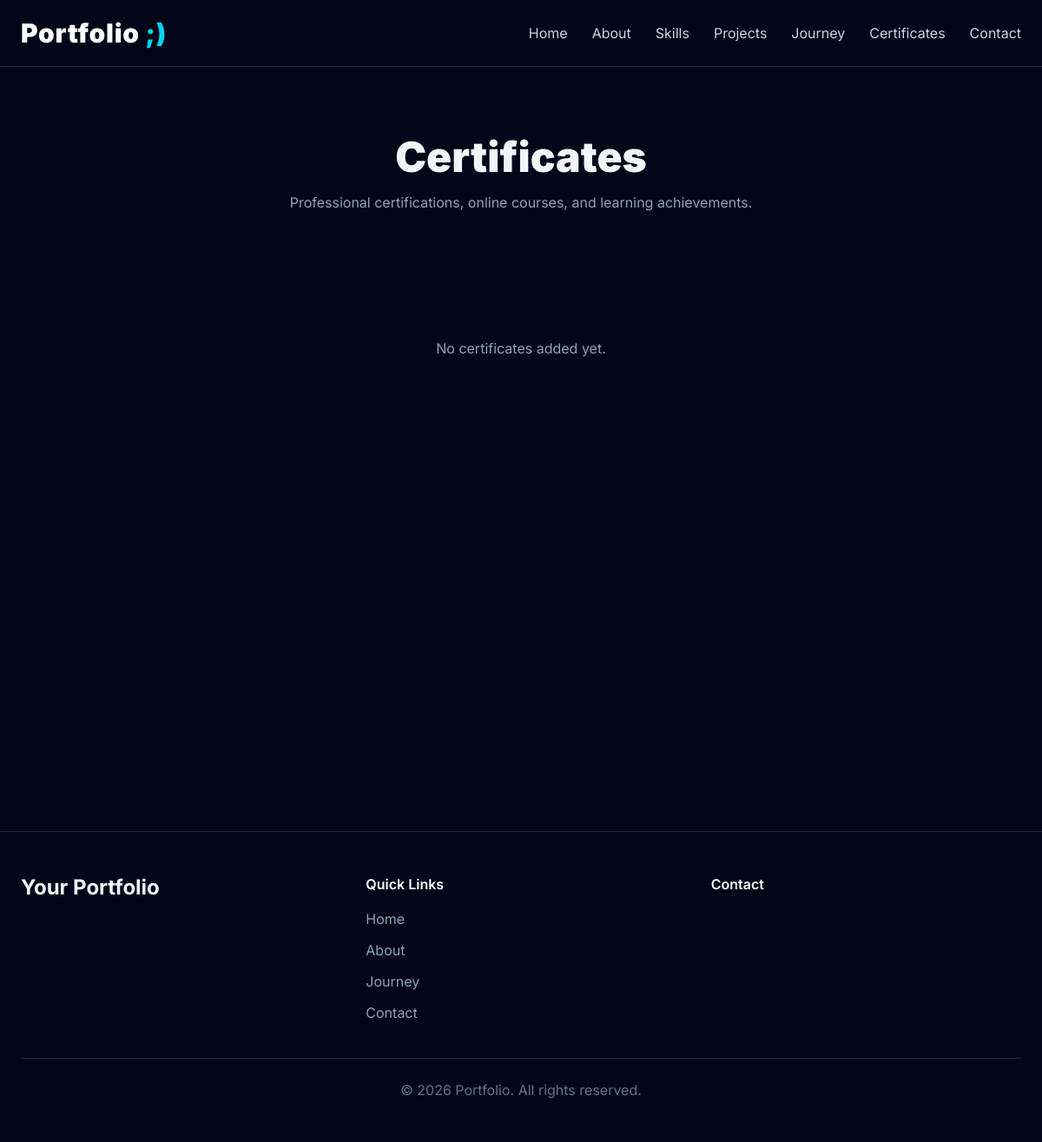
The page /certificates/ on the database as committed earlier.
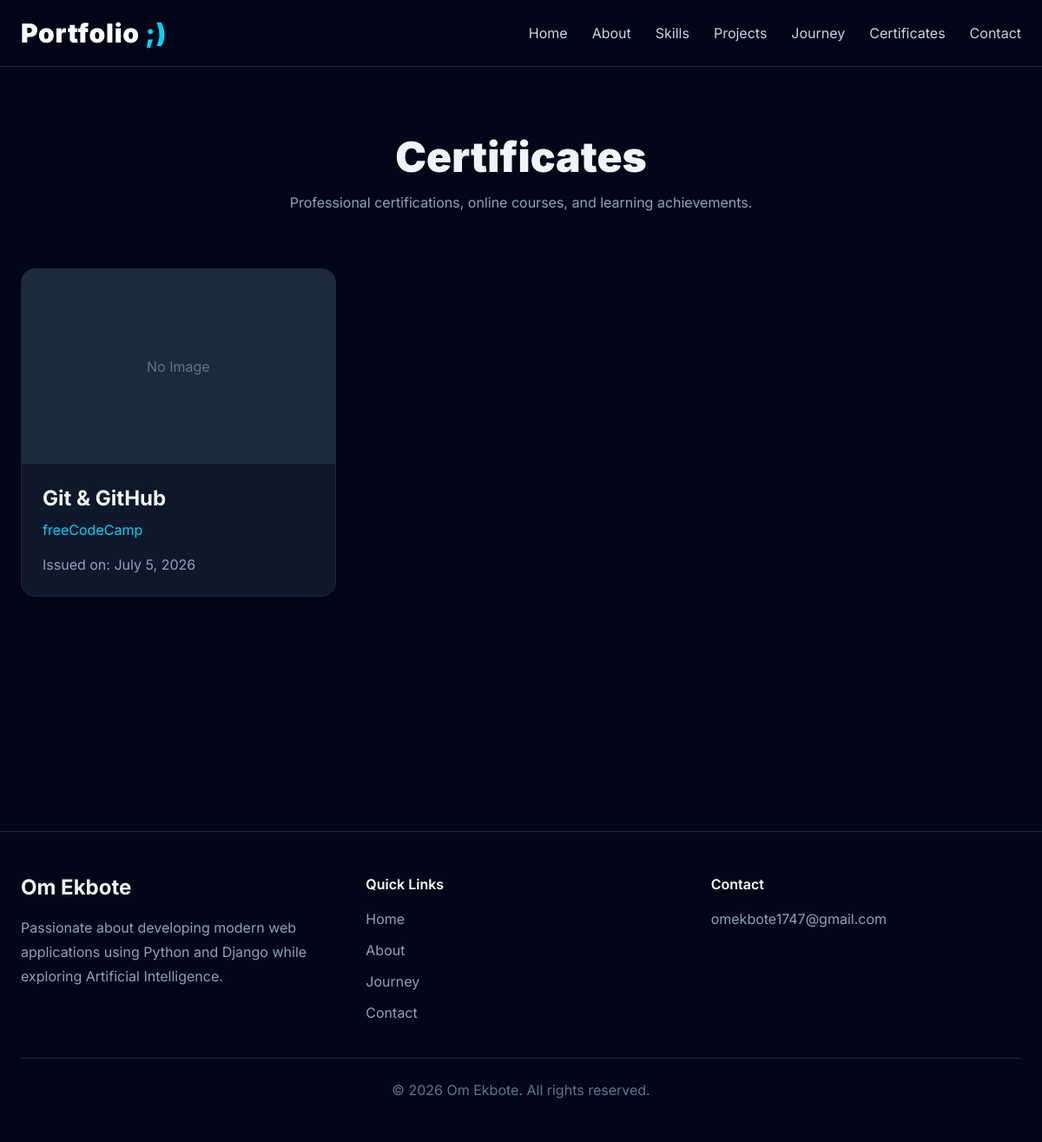
The same page on the database as committed later.
### website/models.py (models this page shows, shortened)
class Certificate(models.Model):
    title = models.CharField(
        max_length=200
    )
    organization = models.CharField(
        max_length=150
    )
    issue_date = models.DateField()
    certificate_image = models.ImageField(
        upload_to="certificates/",
        blank=True,
        null=True
    )
    credential_url = models.URLField(
        blank=True
    )
    display_order = models.PositiveIntegerField(
        default=1
    )
    class Meta:
        ordering = [
            "display_order",
            "-issue_date"
        ]

class Profile(models.Model):
    full_name = models.CharField(max_length=100)
    title = models.CharField(max_length=150)
    short_bio = models.TextField()
    profile_image = models.ImageField(
        upload_to="profile/",
        blank=True,
        null=True
    )
    resume = models.FileField(
        upload_to="resume/",
        blank=True,
        null=True
    )
    email = models.EmailField()
    phone = models.CharField(
        max_length=20,
        blank=True
    )
    location = models.CharField(
        max_length=100,
        blank=True
    )
    github = models.URLField(
        blank=True
    )
    linkedin = models.URLField(
        blank=True
    )
    instagram = models.URLField(
        blank=True
    )
    about = models.TextField(
        blank=True,
        help_text="Detailed About Me section."
    )
    is_active = models.BooleanField(default=True)
    class Meta:
        verbose_name = "Profile"
        verbose_name_plural = "Profile"

### website/views.py (the view)
# urls.py: path("certificates/", views.certificates, name="certificates"),
def certificates(request):
    certificates = Certificate.objects.all()
    return render(
        request,
        "certificates.html",
        {
            "certificates": certificates
        }
    )

### website/context_processors.py (called while the page is built)
def profile_context(request):
    profile = Profile.objects.filter(
        is_active=True
    ).first()
    return {
        "profile": profile,
        "project_count": Project.objects.count(),
        "skill_count": Skill.objects.count(),
        "certificate_count": Certificate.objects.count(),
    }

### templates/certificates.html (shortened to what this page needs)
{% extends "base.html" %}
{% block content %}
<section class="bg-slate-950 min-h-screen py-20">
    <div class="max-w-7xl mx-auto px-6">
        <div class="text-center">
            <h1 class="text-5xl font-black">
                Certificates
            </h1>
            <p class="mt-4 text-slate-400">
                Professional certifications, online courses, and learning achievements.
            </p>
        </div>
        <div class="grid md:grid-cols-2 lg:grid-cols-3 gap-8 mt-16">
            {% for certificate in certificates %}
            <div
                class="bg-slate-900 border border-slate-800 rounded-2xl overflow-hidden shadow-lg hover:border-cyan-400 transition duration-300">
                {% if certificate.certificate_image %}
                <img
                    src="{{ certificate.certificate_image.url }}"
                    alt="{{ certificate.title }}"
                    class="w-full h-56 object-cover">
                {% else %}
                <div
                    class="w-full h-56 bg-slate-800 flex items-center justify-center text-slate-500">
                    No Image
                </div>
                {% endif %}
                <div class="p-6">
                    <h2
                        class="text-2xl font-bold">
                        {{ certificate.title }}
                    </h2>
                    <p
                        class="mt-2 text-cyan-400">
                        {{ certificate.organization }}
                    </p>
                    <p
                        class="mt-4 text-slate-400">
                        Issued on:
                        {{ certificate.issue_date }}
                    </p>
                </div>
            </div>
            {% empty %}
            <div class="col-span-full text-center text-slate-400 py-20">
                No certificates added yet.
            </div>
            {% endfor %}
        </div>
    </div>
</section>
{% endblock %}

### templates/partials/footer.html (shortened to what this page needs)
<footer class="border-t border-slate-800 mt-20 bg-slate-950">
    <div class="max-w-7xl mx-auto px-6 py-12">
        <div class="grid md:grid-cols-3 gap-10">
            <div>
                <h2 class="text-2xl font-bold">
                    {{ profile.full_name|default:"Your Portfolio" }}
                </h2>
                <p class="mt-4 text-slate-400 leading-7">
                    {{ profile.short_bio|truncatewords:20 }}
                </p>
            </div>
            <div>
                <h3 class="font-semibold text-white mb-4">
                    Quick Links
                </h3>
                <ul class="space-y-3 text-slate-400">
                    <li><a href="{% url 'home' %}" class="hover:text-cyan-400">Home</a></li>
                    <li><a href="{% url 'about' %}" class="hover:text-cyan-400">About</a></li>
                    <li><a href="{% url 'journey' %}" class="hover:text-cyan-400">Journey</a></li>
                    <li><a href="{% url 'contact' %}" class="hover:text-cyan-400">Contact</a></li>
                </ul>
            </div>
            <div>
                <h3 class="font-semibold text-white mb-4">
                    Contact
                </h3>
                <p class="text-slate-400">
                    {{ profile.email }}
                </p>
            </div>
        </div>
        <div class="border-t border-slate-800 mt-10 pt-6 text-center text-slate-500">
            © {% now "Y" %} {{ profile.full_name|default:"Portfolio" }}. All rights reserved.
        </div>
    </div>
</footer>

Rows that differ between the two databases and show on the page:
added Certificate: certificate_image "No Image", title "Git & GitHub", organization "freeCodeCamp", issue_date "July 5, 2026"
added Profile: full_name "Om Ekbote", short_bio "Passionate about developing modern web applications using Python and Django while exploring Artificial Intelligence.", email "omekbote1747@gmail.com"
Other text that changed with them:
{{ profile.full_name|default:"Your Portfolio" }}: "Your Portfolio" → (not shown)
{{ profile.full_name|default:"Portfolio" }}: "Portfolio" → (not shown)
text no longer shown: "No certificates added yet."
